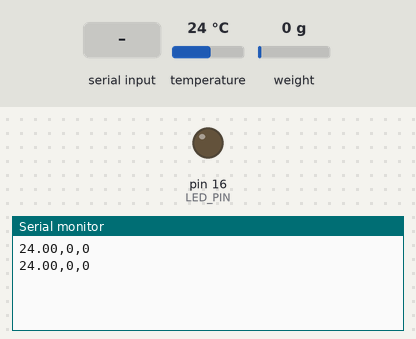
Bench run of a sketch on a simulated Arduino Uno, built with avr-gcc and run on an emulated ATmega328P. Parts: output pins drawn as LEDs (lit = HIGH), the last lines printed to the serial monitor. The inputs (shaded band) are chosen by the test bench; at power-on: temperature 24 °C, weight on the scale 0 g.

Above: at 2.2 s.
2.3 s: "t\n" received over Serial
At 4.5 s:
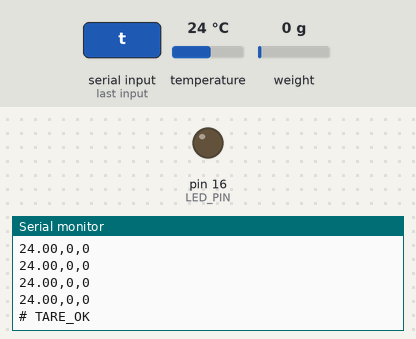
5.5 s: "start curing\n" received over Serial
At 6.0 s:
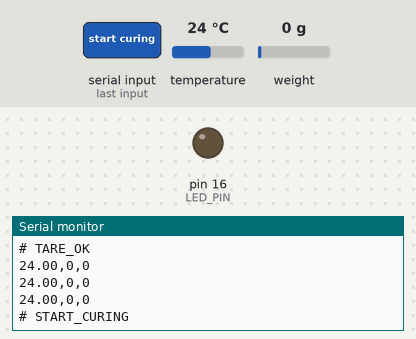
7.1 s: "stop curing\n" received over Serial
At 7.5 s:
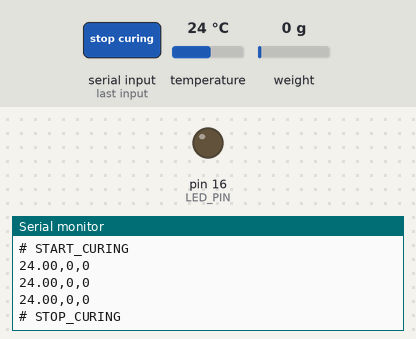

The sketch:

fdm_sensor.ino
```cpp
/*
  Nano 33 IoT — HX711 + DS18B20 combo (non‑blocking + remote tare)
  ----------------------------------------------------------------
  Streams CSV: temp_C, raw_grams, compensated_grams  (one line per loop)

  Protocol from Raspberry Pi → Arduino (USB‑Serial):
    - Send "T" or "tare" followed by newline → Arduino performs scale.tare();
      replies one‑shot "# TARE_OK" right after the first data line measured
      with the new tare.

  Wiring
  ------
  HX711 : DOUT → D2,  SCK → D3,  VCC/GND → 3V3/GND
  DS18B20: DQ  → D4 (+4.7 kΩ to 3V3), VDD → 3V3, GND → GND

  Notes
  -----
  • Uses non‑blocking temperature polling: starts a new conversion every 1 s and
    reads the previous conversion on the next pass.
  • HX711 sampled each loop; delay(100) gives ≈10 Hz output stream.
  • Compensation coefficients (TC_OFFSET_KG, TC_SPAN_REL) are examples—tune to
    your own calibration data.
*/

#include "HX711.h"
#include <OneWire.h>
#include <DallasTemperature.h>

// ----------- user‑configurable constants ------------
const byte HX_DOUT_PIN = 2;
const byte HX_SCK_PIN = 3;
const byte ONEWIRE_PIN = 4;
const byte LED_PIN = 16; // curing LED pin

// Calibration (edit for your hardware)
const float CALIBRATION_FACTOR = 18.5f; // scale factor for grams
const float TEMP_ZERO_PT = 25.0f;       // reference °C for compensation
const float TC_OFFSET_KG = 0.000f;      // kg zero drift / °C
const float TC_SPAN_REL = 0.0000f;      // relative span drift / °C

const unsigned long TEMP_INTERVAL_MS = 1000; // 1 s between temp polls
// -----------------------------------------------------

HX711 scale;
OneWire oneWire(ONEWIRE_PIN);
DallasTemperature ds18b20(&oneWire);

unsigned long nextTempPoll = 0; // scheduler for DS18B20
float temperatureC = NAN;       // last good temp value
float raw_g_old = 0;
bool tareAckPending = false; // set by tare command, cleared once ack is sent
void setup()
{
  Serial.begin(115200);
  while (!Serial)
  { /*wait for USB*/
  }

  // ---- DS18B20 init ----
  ds18b20.begin();
  ds18b20.setWaitForConversion(false); // non‑blocking mode
  nextTempPoll = millis();

  // ---- HX711 init ----
  scale.begin(HX_DOUT_PIN, HX_SCK_PIN);
  scale.set_scale(CALIBRATION_FACTOR);
  scale.tare();

  // -- Curing LED pin setup ----
  pinMode(LED_PIN, OUTPUT);
  analogWrite(LED_PIN, 0); // turn off curing LED

  // ---- Serial protocol ----
  Serial.setTimeout(5); // tiny timeout for readStringUntil
  // Serial.println(F("# temp_C,raw_g,comp_g"));
  // Serial.println(F("# send 'T' or 'tare' to zero"));
}

// ---------------------------------------------------------------------------
//  helper: handle commands from Raspberry Pi
// ---------------------------------------------------------------------------
void handleSerialCommands()
{
  if (!Serial.available())
    return;
  String cmd = Serial.readStringUntil('\n');
  cmd.trim();
  cmd.toLowerCase();
  if (cmd == "t" || cmd == "tare")
  {
    scale.tare();
    tareAckPending = true; // ack is sent from loop() after the first post-tare reading
  }
  if (cmd.startsWith("start curing")) {

    int intensity = 100; // default
    int sep = cmd.lastIndexOf(' ');
    if (sep > 0 && sep + 1 < cmd.length()) {
      intensity = cmd.substring(sep + 1).toInt();
    }
    analogWrite(LED_PIN, map(intensity, 0, 100, 0, 255));
    Serial.println(F("# START_CURING"));
  }
  if (cmd == "stop curing")
  {
    analogWrite(LED_PIN, 0); // turn off curing LED
    Serial.println(F("# STOP_CURING"));
  }
}

// ---------------------------------------------------------------------------
//  helper: non‑blocking temperature polling
// ---------------------------------------------------------------------------
void pollTemperature()
{
  unsigned long now = millis();
  if (now >= nextTempPoll)
  {
    // start new conversion and grab the result of the previous one
    ds18b20.requestTemperatures();
    temperatureC = ds18b20.getTempCByIndex(0);
    nextTempPoll += TEMP_INTERVAL_MS;

    if(temperatureC == DEVICE_DISCONNECTED_C) {
      // sensor error
      ds18b20.begin(); // reinit bus
      ds18b20.requestTemperatures();
      temperatureC = ds18b20.getTempCByIndex(0);
    }
  }
}

void loop()
{
  handleSerialCommands();
  pollTemperature();

  // -------- Load‑cell reading --------
  float raw_g = scale.get_units(5); // grams
  if (tareAckPending)
    raw_g_old = raw_g; // don't average with a pre-tare value
  float raw_g_average = (raw_g + raw_g_old) / 2;
  // -------- Compensation (optional) ---
  float raw_kg = raw_g_average / 1000.0f;
  float zero_corr_kg = TC_OFFSET_KG * (temperatureC - TEMP_ZERO_PT);
  float span_corr = 1.0f + TC_SPAN_REL * (temperatureC - TEMP_ZERO_PT);
  float comp_kg = (raw_kg - zero_corr_kg) / span_corr;
  float comp_g = comp_kg * 1000.0f;

  // -------- Output line ---------------
  Serial.print(temperatureC, 2);
  Serial.print(',');
  Serial.print(raw_g_average, 0);
  Serial.print(',');
  Serial.println(comp_g, 0);

  if (tareAckPending)
  {
    Serial.println(F("# TARE_OK"));
    tareAckPending = false;
  }

  raw_g_old = raw_g;
  // delay(100);   // ~10 Hz output (adjust if needed)
}
```

Measured:
- after the input at 2.3 s, the serial monitor: prints a new line after 1.8 s (image 1)
- after the input at 5.5 s, the serial monitor: prints a new line after 0.11 s (image 2)
- after the input at 7.1 s, the serial monitor: prints a new line at once (image 3)
